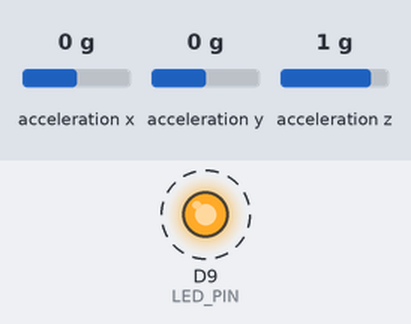
This sketch was run on a simulated Arduino Nano 33 BLE. Shown: output pins drawn as LEDs (lit = HIGH). Dashed ring = blinking. The test bench sets the inputs (shaded band); at power-on: acceleration x 0 g, acceleration y 0 g, acceleration z 1 g. Nothing arrives over Bluetooth unless stated; a phone connects over Bluetooth LE 3 s after start; what the sketch prints to the serial monitor is not drawn.

Above: at 3.1 s.
Timing chart, 0 to 6.0 s (numbered marks = the images above):
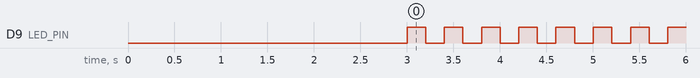

Measured:
- by itself, D9 (LED_PIN): alternates HIGH for 0.20 s and LOW for 0.20 s, 15 changes in all, then stays HIGH

The sketch:

Full2.0.ino
```cpp
#include <ArduinoBLE.h>
#include <Arduino_BMI270_BMM150.h>

#define LED_PIN 9 // Status LED
unsigned long lastBlink = 0;
const unsigned long blinkInterval = 200; // 200 ms

// BLE Service
BLEService imuService("19B10000-E8F2-537E-4F6C-D104768A1214");

// Changed from String to standard BLEFloatCharacteristic.
// Sending Strings over BLE destroys bandwidth and causes extreme lag.
BLEFloatCharacteristic accelXCharacteristic("19B10001-E8F2-537E-4F6C-D104768A1214", BLERead | BLENotify);
BLEFloatCharacteristic accelYCharacteristic("19B10002-E8F2-537E-4F6C-D104768A1214", BLERead | BLENotify);
BLEFloatCharacteristic accelZCharacteristic("19B10003-E8F2-537E-4F6C-D104768A1214", BLERead | BLENotify);

void setup() {
  delay(3000);
  Serial.begin(9600);
  pinMode(LED_PIN, OUTPUT);

  if (!BLE.begin()) {
    Serial.println("BLE failed to start!");
    while (1);
  }

  if (!IMU.begin()) {
    Serial.println("IMU failed to start!");
    while (1);
  }

  String mac = BLE.address(); // "AA:BB:CC:DD:EE:FF"
  byte macBytes[6];

  // CRITICAL FIX: Use unsigned int (uint32_t) for 32-bit ARM architecture sscanf parsing
  unsigned int values[6];

  // Parse the MAC string safely
  if (sscanf(mac.c_str(), "%x:%x:%x:%x:%x:%x", &values[0], &values[1], &values[2], &values[3], &values[4], &values[5]) == 6) {
    for (int i = 0; i < 6; i++) {
      macBytes[i] = (byte)values[i];
    }
    // Put MAC in manufacturer data
    BLE.setManufacturerData(macBytes, 6);
  } else {
    Serial.println("Failed to parse MAC address safely!");
  }

  // Build device name with MAC suffix to make it unique
  String deviceName = "Arduino-" + mac.substring(12, 14) + mac.substring(15, 17);
  BLE.setLocalName(deviceName.c_str());

  BLE.setAdvertisedService(imuService);
  imuService.addCharacteristic(accelXCharacteristic);
  imuService.addCharacteristic(accelYCharacteristic);
  imuService.addCharacteristic(accelZCharacteristic);
  BLE.addService(imuService);

  BLE.advertise();

  Serial.print("BLE IMU Peripheral started as: ");
  Serial.println(deviceName);
  Serial.print("MAC Address: ");
  Serial.println(mac);
  Serial.print("Accelerometer sample rate = ");
  Serial.print(IMU.accelerationSampleRate());
  Serial.println(" Hz");
}

void loop() {
  BLEDevice central = BLE.central();

  // Blink status LED when disconnected
  if (!central) {
    unsigned long now = millis();
    if (now - lastBlink >= blinkInterval) {
      lastBlink = now;
      digitalWrite(LED_PIN, !digitalRead(LED_PIN));
    }
  }

  if (central) {
    Serial.print("Connected to: ");
    Serial.println(central.address());

    // Keep LED solid when connected
    digitalWrite(LED_PIN, HIGH);

    while (central.connected()) {
      float x, y, z;

      // Process background BLE events
      BLE.poll();

      if (IMU.accelerationAvailable()) {
        IMU.readAcceleration(x, y, z);

        // Write raw floats (4 bytes) instead of heavy Strings
        accelXCharacteristic.writeValue(x);
        accelYCharacteristic.writeValue(y);
        accelZCharacteristic.writeValue(z);

        // Debug output
        Serial.print(x); Serial.print("\t");
        Serial.print(y); Serial.print("\t");
        Serial.println(z);
      }
    }

    Serial.print("Disconnected from: ");
    Serial.println(central.address());
  }
}
```
